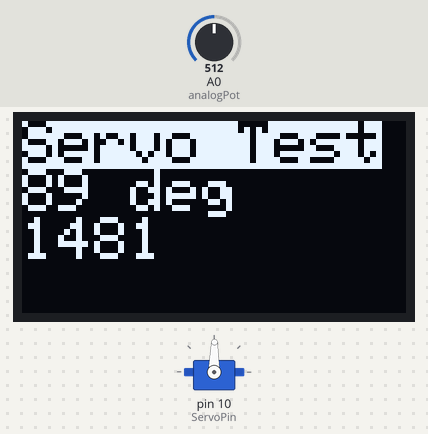
A program run on a simulated SparkFun Pro Micro, built with avr-gcc and run on an emulated ATmega32U4. Parts: 128×64 one-colour display, servo. The test bench sets the inputs (shaded band); at power-on: A0 (analogPot) = 512. The display library's start-up logo is not drawn.

Above: at 3.2 s.
3.3 s: A0 (analogPot) set to 716
At 4.5 s:
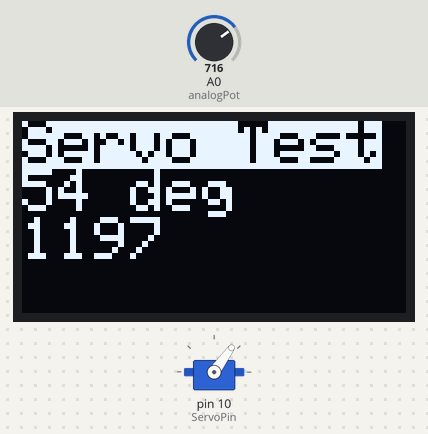
4.8 s: A0 (analogPot) set to 900
At 5.7 s:
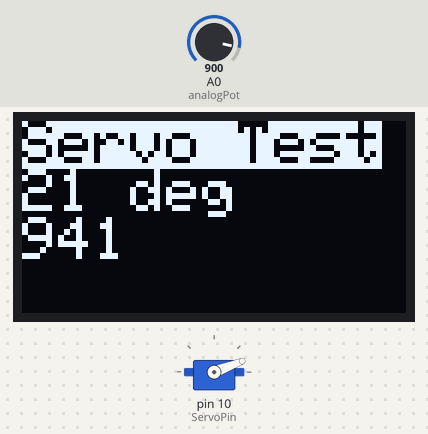
6.3 s: A0 (analogPot) set to 1023
At 6.8 s:
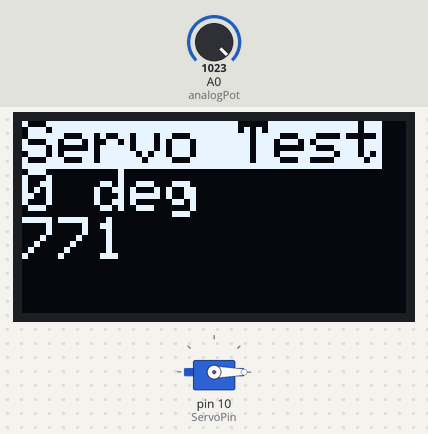
7.8 s: A0 (analogPot) set to 306
At 8.7 s:
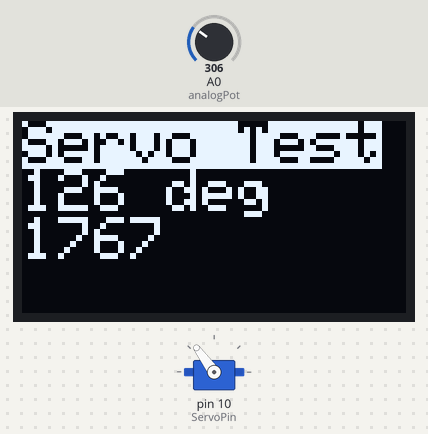
9.3 s: A0 (analogPot) set to 170
At 10.3 s:
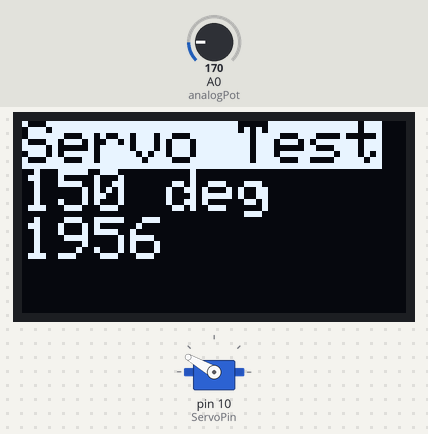
10.8 s: A0 (analogPot) set to 0
At 12.0 s:
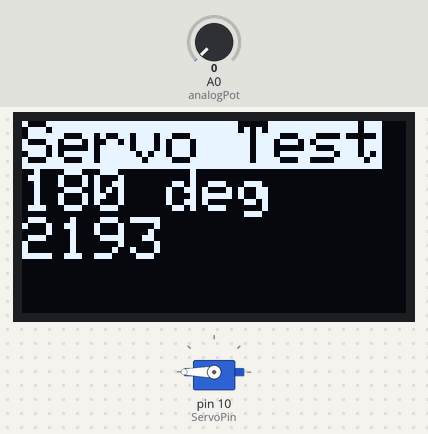
Timing chart, 0 to 13.3 s (numbered marks = the images above; inputs shaded):
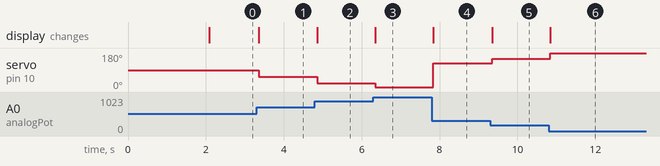

Measured:
- after the input at 3.3 s, servo on pin 10 (ServoPin): 89° → 54° after 0.05 s; the display: changes after 0.05 s (image 1)
- after the input at 4.8 s, servo on pin 10 (ServoPin): 54° → 21° after 0.06 s; the display: changes after 0.06 s (image 2)
- after the input at 6.3 s, servo on pin 10 (ServoPin): 21° → 0° after 0.05 s; the display: changes after 0.05 s (image 3)
- after the input at 7.8 s, servo on pin 10 (ServoPin): 0° → 126° at once; the display: changes at once (image 4)
- after the input at 9.3 s, servo on pin 10 (ServoPin): 126° → 150° after 0.05 s; the display: changes after 0.05 s (image 5)
- after the input at 10.8 s, servo on pin 10 (ServoPin): 150° → 180° at once; the display: changes at once (image 6)

The program:

main.cpp
```cpp
#include <Arduino.h>
#include <Wire.h>
#include <Adafruit_GFX.h>
#include <Adafruit_SSD1306.h>
#include <Servo.h>


//Setup
//servo motor pwm limits
#define USMIN 771  // min pwm value (for motor + display)
#define USMAX 2193 // max pwm value (for motor + display)

#define ServoPin 10 //what PWM pin for servo
#define maxAngle 180 //max set angle (only for display)
#define minAngle 0 //min set angle (only for display)
#define analogPot A0 //pot read value


//display setup
Adafruit_SSD1306 display(128, 64, &Wire, -1);
#define SCREEN_ADDRESS 0x3C

// raw pot value, mapped pot value
int potValue;
int fixedPotValue;

//servo object
Servo testServo;

void setup() {
  Serial.begin(9600); //Start Serial
  Wire.begin(); //Start I2C


  //Setup display
  if(!display.begin(SSD1306_SWITCHCAPVCC, SCREEN_ADDRESS)) {
    Serial.println(F("SSD1306 allocation failed"));
    for(;;); // Don't proceed, loop forever
  }
  display.display();
  delay(2000); // Pause for 2 seconds
  // Clear the buffer
  display.clearDisplay();

  //Setup PWM
  testServo.attach(ServoPin,USMIN, USMAX);

}

void loop() {
  //Read the pot value
  potValue = analogRead(analogPot);
  //map the pot value
  fixedPotValue = (map(potValue,1023,0,minAngle,maxAngle));

  //update the display
  display.clearDisplay();
  display.setTextSize(2);             // Normal 1:1 pixel scale
         // Draw white text
  display.setCursor(0,0);
  display.setTextColor(SSD1306_BLACK, SSD1306_WHITE);
  display.println("Servo Test");         // Start at top-left corner

  //write the angle to display
  display.setTextColor(SSD1306_WHITE);
  display.print(fixedPotValue);
  display.println(" deg");

//write the PWM value to display
  display.println(map(potValue,1023,0,USMIN,USMAX));

//update display
  display.display();

  //update servo position
  testServo.write(fixedPotValue);
}
```
